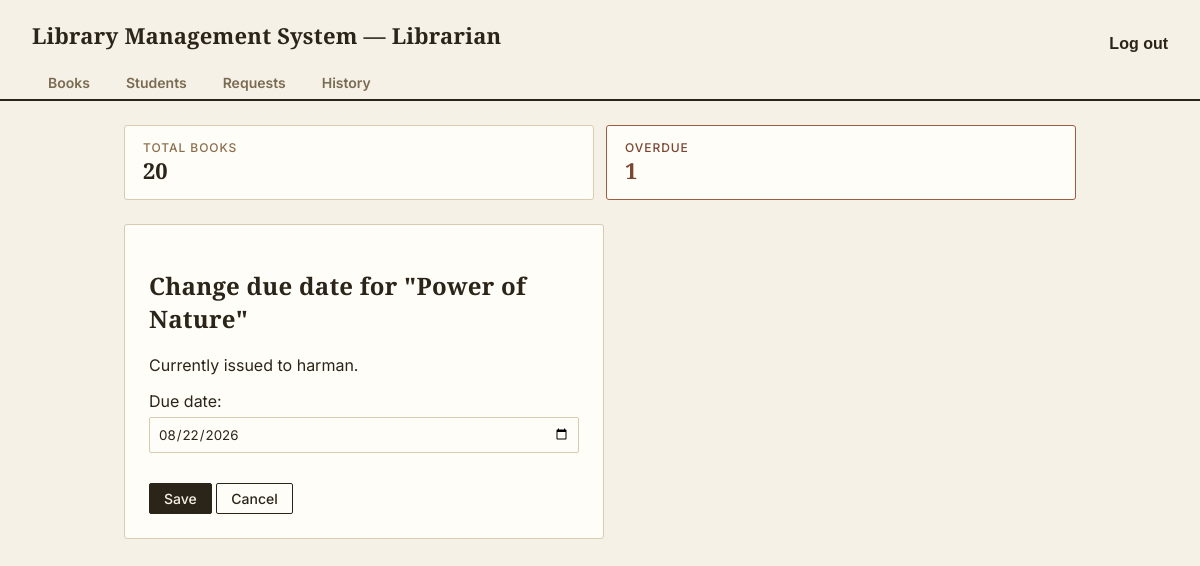
The page /miniapp/librarian/requests/5/due-date/ (signed in) on the database its author committed.
### miniapp/models.py (models this page shows, shortened)
class IssueRecord(models.Model):
    STATUS_CHOICES = [
        ('requested', 'Requested'),   # student asked to issue, awaiting librarian approval
        ('reserved', 'Reserved'),     # student reserved an unavailable book
        ('issued', 'Issued'),         # librarian approved and handed over a copy
        ('returned', 'Returned'),     # book has been returned
        ('rejected', 'Rejected'),     # librarian declined the request
    ]
    user = models.ForeignKey(User, on_delete=models.CASCADE, related_name='issue_records')
    book = models.ForeignKey(Book, on_delete=models.CASCADE, related_name='issue_records')
    copy = models.ForeignKey(
        BookCopy, on_delete=models.SET_NULL, null=True, blank=True,
        related_name='issue_records',
        help_text='Assigned once the librarian approves and hands over a specific copy'
    )
    status = models.CharField(max_length=10, choices=STATUS_CHOICES, default='requested')
    requested_at = models.DateTimeField(auto_now_add=True)
    issue_date = models.DateField(null=True, blank=True)
    due_date = models.DateField(null=True, blank=True)
    return_date = models.DateField(null=True, blank=True)
    class Meta:
        ordering = ['-requested_at']

class Book(models.Model):
    title = models.CharField(max_length=200)
    author = models.CharField(max_length=200)
    isbn = models.CharField(max_length=13, unique=True)
    pages = models.IntegerField()
    summary = models.TextField(null=True, blank=True)
    photo = models.ImageField(upload_to='books/', null=True, blank=True)
    category = models.CharField(max_length=100, blank=True)
    shelf_location = models.CharField(max_length=50, blank=True)
    created_at = models.DateTimeField(auto_now_add=True)
    update_at = models.DateTimeField(auto_now_add=True)

### miniapp/views.py (the view)
# urls.py: path('librarian/requests/<int:pk>/due-date/', views.librarian_edit_due_date, name='librarian_edit_due_date'),
@login_required
@user_passes_test(is_librarian)
def librarian_edit_due_date(request, pk):
    record = get_object_or_404(IssueRecord, pk=pk, status='issued')
    if request.method == 'POST':
        form = DueDateForm(request.POST, instance=record)
        if form.is_valid():
            form.save()
            messages.success(request, f'Due date for "{record.book.title}" updated to {record.due_date}.')
            return redirect('librarian_request_history')
    else:
        form = DueDateForm(instance=record)
    return render(request, 'librarian/edit_due_date.html', {'form': form, 'record': record})

### miniapp/forms.py
class DueDateForm(forms.ModelForm):
    class Meta:
        model = IssueRecord
        fields = ['due_date']
        widgets = {'due_date': forms.DateInput(attrs={'type': 'date'})}

### miniapp/context_processors.py (called while the page is built)
def librarian_stats(request):
    if request.user.is_authenticated and request.user.is_staff:
        pending_count = IssueRecord.objects.filter(status__in=['requested', 'reserved']).count()
        total_books = Book.objects.count()
        overdue_count = IssueRecord.objects.filter(
            status='issued', due_date__lt=datetime.date.today()
        ).count()
        return {
            'pending_requests_count': pending_count,
            'total_books_count': total_books,
            'overdue_count': overdue_count,
        }
    return {}

### miniapp/views.py (called while the page is built)
def is_librarian(user):
    return user.is_staff

### miniapp/templates/librarian/edit_due_date.html (shortened to what this page needs)
{% extends 'librarian/base.html' %}
{% block content %}
<div class="card" style="max-width:480px;">
    <h2>Change due date for "{{ record.book.title }}"</h2>
    <p>Currently issued to {{ record.user.username }}.</p>
    <form method="post">
        {{ form.as_p }}
        <button class="btn btn-primary" type="submit">Save</button>
        <a href="{% url 'librarian_request_history' %}" class="btn btn-secondary">Cancel</a>
    </form>
</div>
{% endblock %}

### miniapp/templates/librarian/base.html (style rules this page uses)
:root { --paper: #F6F1E7; --card: #FFFDF8; --ink: #2B2419; --line: #D8CBB0; --muted: #7A6B52; --eyebrow: #8A6D4A; --good-border: #6B7F5E; --good-text: #4A5C3E; --warn-border: #A05C42; --warn-text: #7A4531; --wait-border: #5C6B7A; --wait-text: #445162; }
* { box-sizing: border-box; }
body { font-family: 'Inter', -apple-system, sans-serif; background:var(--paper); color:var(--ink); margin:0; }
h1, h2, .serif { font-family: 'Source Serif 4', Georgia, serif; font-weight:700; letter-spacing:0.01em; }
.btn { display:inline-block; padding:6px 14px; border-radius:2px; text-decoration:none; font-size:14px; font-weight:500; font-family:'Inter', sans-serif; border:1.5px solid transparent; cursor:pointer; }
.btn-primary { background:var(--ink); border-color:var(--ink); color:var(--paper); }
.btn-secondary { background:transparent; color:var(--ink); border-color:var(--ink); }
form input, form textarea, form select { width:100%; padding:8px; margin:6px 0 14px; border-radius:2px; border:1.5px solid var(--line); background:var(--card); color:var(--ink); box-sizing:border-box; font-family:'Inter', sans-serif; }
.card { background:var(--card); color:var(--ink); border:1px solid var(--line); padding:24px; border-radius:3px; }

### rows shown on the page
IssueRecord: book "Power of Nature", user.username "harman", due_date "08/22/2026"

### other values the page prints
{{ total_books_count }} "20"
{{ overdue_count }} "1"
